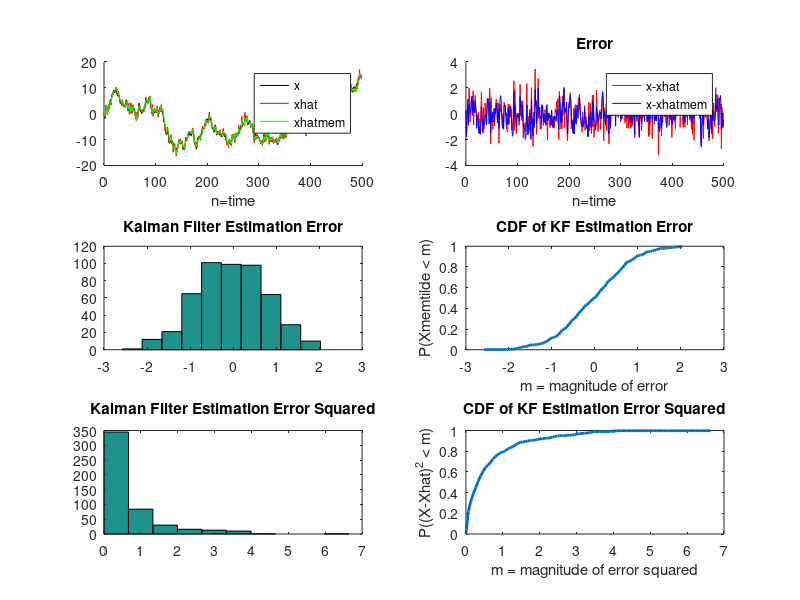

Write the MATLAB code that produced this figure. (Note: this script raises an error after producing the figure.)
%Kalman Filter with Additive Noise

clc;
clear all;

a = 1; %Test 2,0.5,10
c = 1;
varv = 1; %channel noise
varw = 1;
n = 500;

%initialize
x = normrnd(0,1,[1,1]); %x[0]
y = c*x+normrnd(0,varv);
xhat = y*c*1/(c^2+varv);
xhatmem = y*c/(c^2+varv);
varx = 1;
vary = c^2+varv;

sigman = varx -2*c^2*varx^2/vary + c^2*varx^2/vary^2*(c^2*varx+varv);

%sn = a^2+varw - 2*a^2*c^2/(c^2+varv) + a^2*c^4/(c^2+varv)^2 + a^2*c^2/(c^2+varv)^2*varv;


%time passing
for t=1:(n-1)
    w = normrnd(0,varw);
    x = [x a*x(1,t)+w];
    v = normrnd(0,varv);
    y = [y c*x(1,(t+1))+v];
    
    sn = a^2*sigman+varw; %generating sn for this iteration
    kn = sn*c/(c^2*sn+varv);
    xhatmem = [xhatmem a*xhatmem(1,t)+kn*(y(1,t+1)-c*a*xhatmem(1,t))];
    %sigman = (1-kn*c)^2 + kn^2*varv;
    sigman = (1-kn*c)*sn; %generate new sigma_n for next iteration
    %sn = a^2*sigman+varw;
    
    varx = a^2*varx + varw;
    vary = c^2*varx + varv;
    xhat = [xhat y(1,t+1)*c*varx/vary];
    
end

xtilde = x-xhat;
xmemtilde = x-xhatmem;

subplot(3,2,1), hold on, plot(0:t,x,'k')
%subplot(1,2,1), hold on, stem(0:t,y,'b','filled')
subplot(3,2,1), hold on, plot(0:t,xhat,'r')
subplot(3,2,1), hold on, plot(0:t,xhatmem, 'g')
xlabel('n=time')
legend1 = legend('x','xhat','xhatmem','Location','Best');

%subplot(1,2,2), plot(0:t,abs(y/c-x),'g')
subplot(3,2,2), hold on, plot(0:t,xtilde,'r')
subplot(3,2,2), hold on, plot(0:t,xmemtilde,'b')
xlabel('n=time')
legend2 = legend('x-xhat','x-xhatmem','Location','Best');
subplot(3,2,2), title('Error')

subplot(3,2,3), hist(xmemtilde);
subplot(3,2,3), title('Kalman Filter Estimation Error')

xmemtilde_vec = linspace(min(xmemtilde),max(xmemtilde));
data = zeros(length(xmemtilde_vec),1);
for i = 1:length(xmemtilde_vec)
    data(i,1) = sum(xmemtilde < xmemtilde_vec(i));
end
data = data./length(xmemtilde); 

subplot(3,2,4), plot(xmemtilde_vec,data,'LineWidth',2)
subplot(3,2,4), xlabel('m = magnitude of error'), ylabel('P(Xmemtilde < m)')
subplot(3,2,4), title('CDF of KF Estimation Error')

xmemtilde = (x-xhatmem).^2; %This is to make the bottom plots error squared

subplot(3,2,5), hist(xmemtilde);
subplot(3,2,5), title('Kalman Filter Estimation Error Squared')

xmemtilde_vec = linspace(min(xmemtilde),max(xmemtilde));
data = zeros(length(xmemtilde_vec),1);
for i = 1:length(xmemtilde_vec)
    data(i,1) = sum(xmemtilde < xmemtilde_vec(i));
end
data = data./length(xmemtilde); 

subplot(3,2,6), plot(xmemtilde_vec,data,'LineWidth',2)
subplot(3,2,6), xlabel('m = magnitude of error squared'), ylabel('P((X-Xhat)^2 < m)')
subplot(3,2,6), title('CDF of KF Estimation Error Squared')

suptitle(['a= ' num2str(a) '; c= ' num2str(c) '; varv= ' num2str(varv) '; varw= ' num2str(varw)])

set(gcf,'PaperUnits','inches','PaperSize',[12,12],'PaperPosition',[0 0 12 12]);
print('-dpdf','-r100','fig1.pdf');

sum(abs(xhat-x))/n
sum(abs(xhatmem-x))/n

%%
%Kalman Filter Ignoring Multiplicative Noise

clc;
clear all;

a = 1; %Test 2,0.5,10
c = 1;
varv = 1; %multiplicative noise, 1/p
varw = 1;%system noise
n = 1000;

%initialize
x = normrnd(0,1,[1,1]); %x[0]
y = (c+normrnd(0,varv))*x;
xhat = y*c*1/c^2;
xhatmem = y*c/c^2;
varx = 1;
vary = c^2;

sigman = varx -2*c^2*varx^2/vary + c^2*varx^2/vary^2*(c^2*varx);

%sn = a^2+varw - 2*a^2*c^2/(c^2+varv) + a^2*c^4/(c^2+varv)^2 + a^2*c^2/(c^2+varv)^2*varv;


%time passing
for t=1:(n-1)
    w = normrnd(0,varw);
    x = [x a*x(1,t)+w];
    v = normrnd(0,varv);
    y = [y (c+v)*x(1,(t+1))];
    
    sn = a^2*sigman+varw; %generating sn for this iteration
    kn = sn*c/(c^2*sn);
    xhatmem = [xhatmem a*xhatmem(1,t)+kn*(y(1,t+1)-c*a*xhatmem(1,t))];
    %sigman = (1-kn*c)^2 + kn^2*varv;
    sigman = (1-kn*c)*sn; %generate new sigma_n for next iteration
    %sn = a^2*sigman+varw;
    
    varx = a^2*varx + varw;
    vary = c^2*varx;
    xhat = [xhat y(1,t+1)*c*varx/vary];
    
end

xtilde = x-xhat;
xmemtilde = x-xhatmem;

subplot(3,2,1), hold on, plot(0:t,x,'k')
%subplot(1,2,1), hold on, stem(0:t,y,'b','filled')
subplot(3,2,1), hold on, plot(0:t,xhat,'r')
subplot(3,2,1), hold on, plot(0:t,xhatmem, 'g')
xlabel('n=time')
legend1 = legend('x','xhat','xhatmem','Location','Best');

%subplot(1,2,2), plot(0:t,abs(y/c-x),'g')
subplot(3,2,2), hold on, plot(0:t,xtilde,'r')
subplot(3,2,2), hold on, plot(0:t,xmemtilde,'b')
xlabel('n=time')
legend2 = legend('x-xhat','x-xhatmem','Location','Best');
subplot(3,2,2), title('Error')

subplot(3,2,3), hist(xmemtilde);
subplot(3,2,3), title('Kalman Filter Estimation Error')

xmemtilde_vec = linspace(min(xmemtilde),max(xmemtilde));
data = zeros(length(xmemtilde_vec),1);
for i = 1:length(xmemtilde_vec)
    data(i,1) = sum(xmemtilde < xmemtilde_vec(i));
end
data = data./length(xmemtilde); 

subplot(3,2,4), plot(xmemtilde_vec,data,'LineWidth',2)
subplot(3,2,4), xlabel('m = magnitude of error'), ylabel('P(Xmemtilde < m)')
subplot(3,2,4), title('CDF of KF Estimation Error')

xmemtilde = (x-xhatmem).^2; %This is to make the bottom plots error squared

subplot(3,2,5), hist(xmemtilde);
subplot(3,2,5), title('Kalman Filter Estimation Error Squared')

xmemtilde_vec = linspace(min(xmemtilde),max(xmemtilde));
data = zeros(length(xmemtilde_vec),1);
for i = 1:length(xmemtilde_vec)
    data(i,1) = sum(xmemtilde < xmemtilde_vec(i));
end
data = data./length(xmemtilde); 

subplot(3,2,6), plot(xmemtilde_vec,data,'LineWidth',2)
subplot(3,2,6), xlabel('m = magnitude of error squared'), ylabel('P((X-Xhat)^2 < m)')
subplot(3,2,6), title('CDF of KF Estimation Error Squared')


suptitle(['a= ' num2str(a) '; c= ' num2str(c) '; varv= ' num2str(varv) '; varw= ' num2str(varw)])

% set(gcf,'PaperUnits','inches','PaperSize',[12,12],'PaperPosition',[0 0 12 12]);
% print('-dpdf','-r100','fig2_v0.01.pdf');

sum(abs(xhat-x))/n
sum(abs(xhatmem-x))/n

%%
%Kalman Filter Additive+Multiplicative Noise

clc;
clear all;

a = 1; %must be <1
%c = 1;
varv = 1; %additive noise
varw = 1; %system noise
p = 0.01; %multiplicative noise, test 0.01, 1, 10, 100
n = 100;

%initialize
x = normrnd(0,1,[1,1]); %x[0]
y = x+normrnd(0,varv);

xhatt = y/(1+varv);
xhatr = [0]; %no initial xhatr
st = xhatt(1,1)-xhatr(1,1); % no initial xhatr so st = xhatt
z = (1+normrnd(0,1/p))*st;
xhatf = xhatr(1,1)+p/(p+1)*z(1,1);

varx = 1;
vary = 1+varv;

sigman = varx -2*varx^2/vary + varx^2/vary^2*(varx+varv);

%time passing
for t=1:(n-1)
    x = [x a*x(1,t)+normrnd(0,varw)];
    y = [y x(1,(t+1))+normrnd(0,varv)];
    
    %transmitter side
    sn = a^2*sigman+varw; %generating sn for this iteration
    kn = sn/(sn+varv);
    xhatt = [xhatt a*xhatt(1,t)+kn*(y(1,t+1)-a*xhatt(1,t))]; %t|t
    %sigman = (1-kn*c)^2 + kn^2*varv;
    sigman = (1-kn)*sn; %generate new sigma_n for next iteration
    %sn = a^2*sigman+varw;
    
    xhatr = [xhatr a*(xhatr(1,t)+p/(p+1)*(z(1,t)))]; %t|t-1, -zhat(1,t)=0 because gamma =1
    
    st = [st xhatt(1,t+1)-xhatr(1,t+1)];
    
    z = [z (1+normrnd(0,1/p))*st(1,t+1)];
    xhatf = [xhatf xhatr(1,t+1)+p/(p+1)*z(1,t+1)];
    
    varx = a^2*varx + varw;
    vary = varx + varv;
    
end

xttilde = x-xhatt;
xrtilde = x-xhatr;
xftilde = x-xhatf;

subplot(3,2,1), hold on, plot(0:t,x,'k')
%subplot(1,2,1), hold on, stem(0:t,y,'b','filled')
subplot(3,2,1), hold on, plot(0:t,xhatt, 'g')
subplot(3,2,1), hold on, plot(0:t,xhatf,'r')
xlabel('n=time')
legend1 = legend('x','xhatt','xhatf','Location','Best');
subplot(3,2,1), title('Signal')

%subplot(1,2,2), plot(0:t,abs(y/c-x),'g')
subplot(3,2,2), hold on, plot(0:t,xttilde,'b')
subplot(3,2,2), hold on, plot(0:t,xftilde,'r')
xlabel('n=time')
legend2 = legend('x-xhatt','x-xhatf','Location','Best');
subplot(3,2,2), title('Error')

subplot(3,2,3), hist(xftilde,100);
subplot(3,2,3), ylabel(['n = ' num2str(n)]), title('Kalman Filter Final Estimation Error')

xttilde_vec = linspace(min(xttilde),max(xttilde));
data = zeros(length(xttilde_vec),1);
for i = 1:length(xttilde_vec)
    data(i,1) = sum(xttilde < xttilde_vec(i));
end
data = data./length(xttilde); 

xftilde_vec = linspace(min(xftilde),max(xftilde));
dataf = zeros(length(xftilde_vec),1);
for j = 1:length(xftilde_vec)
    dataf(j,1) = sum(xftilde < xftilde_vec(j));
end
dataf = dataf./length(xftilde);

subplot(3,2,4), plot(xttilde_vec,data,'Color','b','LineWidth',2)
subplot(3,2,4), hold on, plot(xftilde_vec,dataf,'Color','r','LineWidth',2)
subplot(3,2,4), xlabel('m = magnitude of error'), ylabel('P(X-tilde < m)')
subplot(3,2,4), title('CDF of KF Estimation Error')
legend3 = legend('xttilde','xftilde','Location','Best');

%Bottom plots are error squared
xttilde = (x-xhatt).^2;
xftilde = (x-xhatf).^2;

subplot(3,2,5), hist(xftilde,100);
subplot(3,2,5), ylabel(['n = ' num2str(n)]), title('Kalman Filter Final Estimation Error Squared')

xttilde_vec = linspace(min(xttilde),max(xttilde));
data = zeros(length(xttilde_vec),1);
for i = 1:length(xttilde_vec)
    data(i,1) = sum(xttilde < xttilde_vec(i));
end
data = data./length(xttilde); 

xftilde_vec = linspace(min(xftilde),max(xftilde));
dataf = zeros(length(xftilde_vec),1);
for j = 1:length(xftilde_vec)
    dataf(j,1) = sum(xftilde < xftilde_vec(j));
end
dataf = dataf./length(xftilde);

subplot(3,2,6), plot(xttilde_vec,data,'Color','b','LineWidth',2)
subplot(3,2,6), hold on, plot(xftilde_vec,dataf,'Color','r','LineWidth',2)
subplot(3,2,6), xlabel('m = magnitude of error squared'), ylabel('P(X-tilde^2 < m)')
subplot(3,2,6), title('CDF of KF Estimation Error Squared')
legend4 = legend('xttilde','xftilde','Location','Best');

suptitle(['a = ' num2str(a) '; varv = ' num2str(varv) '; varw = ' num2str(varw) '; p = ' num2str(p)])

% legend3 = legend('xttilde','xftilde','Location','Best');
set(gcf,'PaperUnits','inches','PaperSize',[12,12],'PaperPosition',[0 0 12 12]);
print('-dpdf','-r100','fig3_p0.01_n100.pdf');

sum(abs(xttilde))/n
sum(abs(xrtilde))/n
sum(abs(xftilde))/n